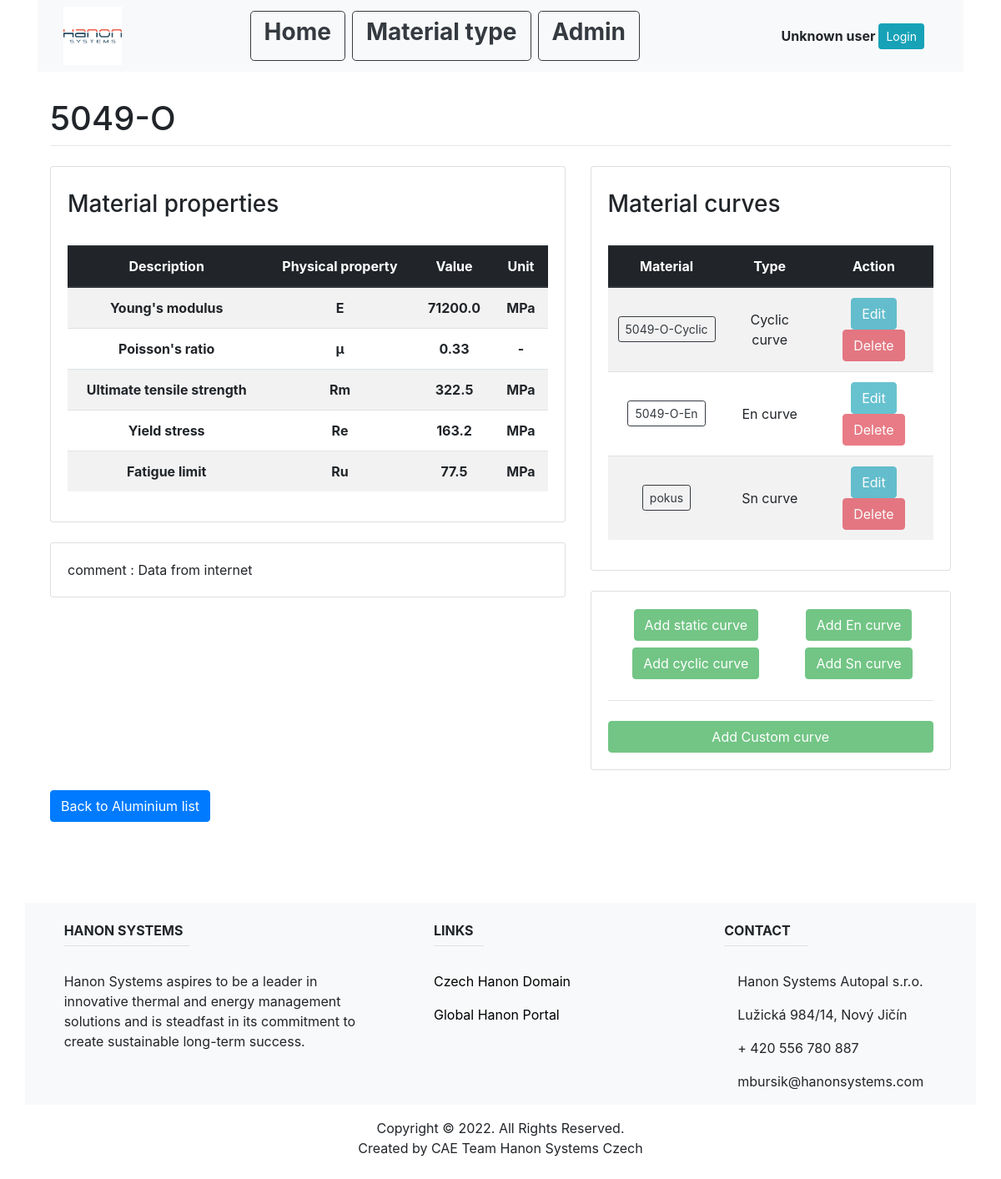
/material_type_list/steel_al/1/35, run on an earlier commit of the app's database.
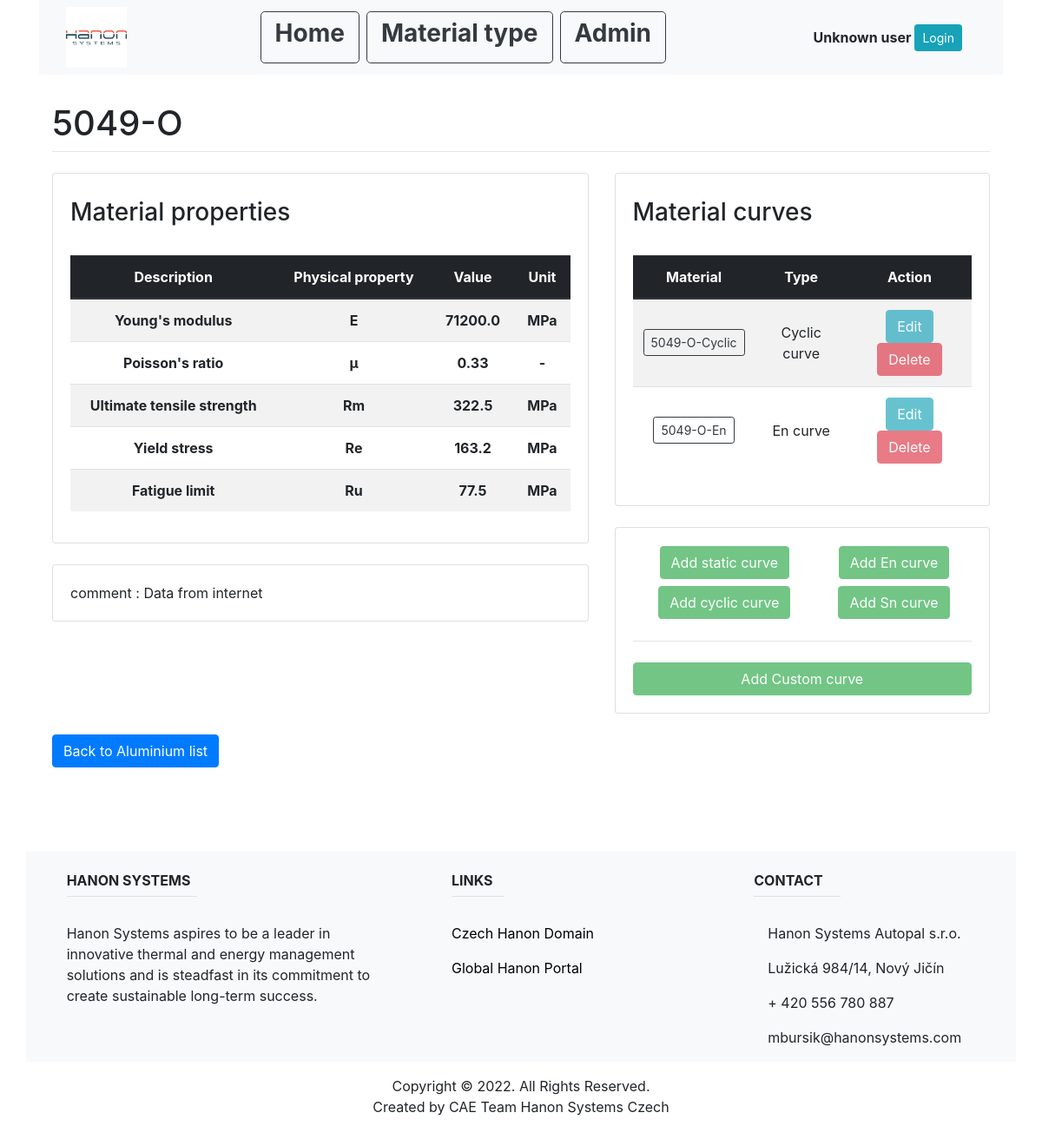
And on a later commit of the database.
### main/models.py (models this page shows, shortened)
class Material(models.Model):
    name = models.CharField(max_length=200, unique=True)
    E = models.FloatField()
    nu = models.FloatField()
    Rm = models.FloatField()
    Re = models.FloatField()
    Ru = models.FloatField()
    comment = models.CharField(blank=True, max_length=1000)
    material_type_id = models.ForeignKey(MaterialType, on_delete=models.CASCADE)

class CyclicCurve(models.Model):
    curve_type = "Cyclic curve"
    name = models.CharField(max_length=200, unique=True)
    K = models.FloatField(max_length=200)
    n = models.FloatField(max_length=200)
    comment = models.CharField(max_length=1000, blank=True)
    material_id = models.ForeignKey(Material, on_delete=models.CASCADE)

class EnCurve(models.Model):
    curve_type = "En curve"
    name = models.CharField(max_length=200, unique=True)
    Sf = models.FloatField()
    b = models.FloatField()
    c = models.FloatField()
    Ef = models.FloatField()
    comment = models.CharField(max_length=1000, blank=True)
    material_id = models.ForeignKey(Material, on_delete=models.CASCADE)

class SnCurve(models.Model):
    curve_type = "Sn curve"
    name = models.CharField(max_length=200, unique=True)
    Sa = models.CharField(max_length=20000)
    Nf = models.CharField(max_length=20000)
    comment = models.CharField(max_length=1000, blank=True)
    material_id = models.ForeignKey(Material, on_delete=models.CASCADE)

class MaterialType(models.Model):
    name = models.CharField(max_length=200, unique=True)

### main/views.py (the view)
# urls.py: path('material_type_list/steel_al/<int:material_type_id>/<int:material_id>', views.material_info, name="material_info"),
def material_info(response, material_type_id, material_id):
    material_type = MaterialType.objects.get(pk=material_type_id)
    material_info = Material.objects.get(pk=material_id)
    c_curve = CyclicCurve.objects.filter(material_id=material_id)
    en_curve = EnCurve.objects.filter(material_id=material_id)
    sn_curve = SnCurve.objects.filter(material_id=material_id)
    s_curve = StaticCurve.objects.filter(material_id=material_id)
    custom_curve = MaterialCustomCurve.objects.filter(material_id=material_id)
    curve_ls = list(chain(c_curve, en_curve, sn_curve, s_curve, custom_curve))
    return render(response, "main/material_info.html", {
        "material_type": material_type,
        "material_info": material_info,
        "curve_ls": curve_ls,
    })

### main/templates/main/material_info.html (shortened to what this page needs)
{% extends "main/base.html" %}
{% block content %}
<br>
<div class="container">
  <div class="row">
    <div class="col-sm">
        <h1 class="mt-2">{{material_info.name}}</h1>
            <hr class="mt-0 mb-4">
    </div>
  </div>
  <div class="row">
    <div class="col-md-7">
    <div class="card card-body">
        <h3 class="mt-2">Material properties</h3>
        <br>
        <table class="table table-striped">
            <thead class="thead-dark">
            <tr>
                <th class="text-center align-middle" scope="col">Description</th>
                <th class="text-center align-middle" scope="col">Physical property</th>
                <th class="text-center align-middle" scope="col">Value</th>
                <th class="text-center align-middle" scope="col">Unit</th>
            </tr>
            </thead>
            <tbody>
            <tr>
                <th class="text-center align-middle" scope="row">Young's modulus</th>
                <th class="text-center align-middle" scope="row">E</th>
                <th class="text-center align-middle" scope="row">{{material_info.E}}</th>
                <th class="text-center align-middle" scope="row">MPa</th>
            </tr>
            <tr>
                <th class="text-center align-middle" scope="row">Poisson's ratio</th>
                <th class="text-center align-middle" scope="row">μ</th>
                <th class="text-center align-middle" scope="row">{{material_info.nu}}</th>
                <th class="text-center align-middle" scope="row">-</th>
            </tr>
            <tr>
                <th class="text-center align-middle" scope="row">Ultimate tensile strength</th>
                <th class="text-center align-middle" scope="row">Rm</th>
                <th class="text-center align-middle" scope="row">{{material_info.Rm}}</th>
                <th class="text-center align-middle" scope="row">MPa</th>
            </tr>
            <tr>
                <th class="text-center align-middle" scope="row">Yield stress</th>
                <th class="text-center align-middle" scope="row">Re</th>
                <th class="text-center align-middle" scope="row">{{material_info.Re}}</th>
                <th class="text-center align-middle" scope="row">MPa</th>
            </tr>
            <tr>
                <th class="text-center align-middle" scope="row">Fatigue limit</th>
                <th class="text-center align-middle" scope="row">Ru</th>
                <th class="text-center align-middle" scope="row">{{material_info.Ru}}</th>
                <th class="text-center align-middle" scope="row">MPa</th>
            </tr>
            </tbody>
        </table>
    </div>
    <br>
    <div class="col-md-14">
        <div class="card card-body">
            <p class="mb-0">comment : {{material_info.comment}}</p>
        </div>
    </div>
    </div>
    <div class="col-md-5 offset-md-0">
    <div class="card card-body">
      <h3 class="mt-2">Material curves</h3>
      <br>
      <table class="table table-striped">
         <thead class="thead-dark">
         <tr>
             <th class="text-center align-middle" scope="col">Material</th>
             <th class="text-center align-middle" scope="col">Type</th>
             <th class="text-center align-middle" scope="col">Action</th>
         </tr>
         </thead>
         <tbody>
             {% for item in curve_ls %}
             <tr>
                 <td class="text-center align-middle">
                     <a class="btn btn-outline-dark btn-sm" href="{%url 'curve_info' material_type.id material_info.id item.name%}">{{item.name}}</a>
                 </td>
                 <td class="text-center align-middle">{{item.curve_type}}</td>
                 {% if user.is_authenticated %}
                 <td class="text-center align-middle">
                   <a class="btn btn-info" href="{%url 'update_curve' material_type.id material_info.id item.name%}">Edit</a>
                   <a class="btn btn-danger" href="{%url 'delete_curve' material_type.id material_info.id item.name%}">Delete</a>
                 </td>
                 {% else %}
                 <td class="text-center align-middle">
                   <a class="btn btn-info disabled" href="{%url 'update_curve' material_type.id material_info.id item.name%}">Edit</a>
                   <a class="btn btn-danger disabled" href="{%url 'delete_curve' material_type.id material_info.id item.name%}">Delete</a>
                 </td>
                 {% endif %}
             </tr>
             {% empty %}
             <h5>Sorry no available data</h5>
             {% endfor %}
         </tbody>
       </table>
    </div>
    <br>
    <div class="col-md-14">
        <div class="card card-body">
            {% if user.is_authenticated %}
            <table>
                <td class="text-center align-middle">
                    <a class="btn btn-success " href="{%url 'create_static_curve' material_type.id material_info.id %}">Add static curve</a>
                    <h1></h1>
                    <a class="btn btn-success " href="{%url 'create_cyclic_curve' material_type.id material_info.id %}">Add cyclic curve</a>
                </td>
                <td class="text-center align-middle">
                    <a class="btn btn-success size=10" href="{%url 'create_en_curve' material_type.id material_info.id %}">Add En curve</a>
                    <h1></h1>
                    <a class="btn btn-success " href="{%url 'create_sn_curve' material_type.id material_info.id %}">Add Sn curve</a>
                </td>
            </table>
            <br>
            <hr class="mt-0 mb-4">
            <a class="btn btn-success " href="{%url 'create_custom_curve' material_type.id material_info.id %}">Add Custom curve</a>
            {% else %}
            <table>
                <td class="text-center align-middle">
                    <a class="btn btn-success disabled" href="{%url 'create_static_curve' material_type.id material_info.id %}">Add static curve</a>
                    <a class="btn btn-success disabled" href="{%url 'create_cyclic_curve' material_type.id material_info.id %}">Add cyclic curve</a>
                </td>
                <td class="text-center align-middle">
                    <a class="btn btn-success disabled" href="{%url 'create_en_curve' material_type.id material_info.id %}">Add En curve</a>
                    <a class="btn btn-success disabled" href="{%url 'create_sn_curve' material_type.id material_info.id %}">Add Sn curve</a>
                </td>
            </table>
            <br>
            <hr class="mt-0 mb-4">
            <a class="btn btn-success disabled" href="{%url 'create_custom_curve' material_type.id material_info.id %}">Add Custom curve</a>
            {% endif %}
        </div>
    </div>
  </div>
  </div>
</div>
<br>
<div class="container">
    <a class="btn btn-primary" href="{%url 'material_list' material_type.id%}">Back to {{material_type.name}} list</a>
</div>
{% endblock %}

### main/templates/main/base.html (shortened to what this page needs)
<!DOCTYPE html>
<html lang="en">
{% load static %}
<head>
    <link rel="stylesheet" href="https://stackpath.bootstrapcdn.com/bootstrap/4.1.3/css/bootstrap.min.css">
</head>
<body>
<div class="container">
    <nav class="navbar navbar-expand-lg navbar-light bg-light">
        <div class =container>
              <img src="{% static 'main/images/hanon.png' %}" width="70" height="70" alt="">
          <div class="collapse navbar-collapse" id="navbarNav">
            <ul class="navbar-nav mx-auto">
              <li class="nav-item">
                <a class="btn btn-outline-dark btn-lg mr-2" href="/"><h3><strong>Home</strong></h3></a>
              </li>
              <li class="nav-item">
                <a class="btn btn-outline-dark btn-lg mr-2" href="/material_type_list"><h3><strong>Material type</strong></h3></a>
              </li>
              <li class="nav-item">
                <a class="btn btn-outline-dark btn-lg" href="/admin"><h3><strong>Admin</strong></h3></a>
              </li>
            </ul>
              <ul class="navbar-nav">
              {% if user.is_authenticated %}
              <li class="nav-item">
                <div class="container">
                    <table>
                    <th class="text-center align-middle" scope="row">{{ user.username }}</th>
                    <th><br><br></th>
                    <th class="text-center align-middle" scope="row"><a class="btn btn-info btn-sm" href="{% url 'logout' %}">Logout</a></th>
                    </table>
                </div>
              </li>
              {% else %}
              <li class="nav-item">
                  <div class="container">
                    <table>
                    <th class="text-center align-middle" scope="row">Unknown user</th>
                    <th><br><br></th>
                    <th class="text-center align-middle" scope="row"><a class="btn btn-info btn-sm" href="{% url 'login' %}">Login</a></th>
                    </table>
                </div>
              </li>
              {% endif %}
            </ul>
          </div>
      </div>
    </nav>
</div>
<div class="container">
    {% block content %}
    {% endblock %}
</div>
<footer class="page-footer font-small unique-color-dark">
  <div style="background-color: white;">
    <div class="container">
      <div class="row py-4 d-flex align-items-center">
        <div class="col-md-6 col-lg-7 text-center text-md-right">
        </div>
      </div>
    </div>
  </div>
  <div class="container text-center text-md-left mt-5">
    <div class="row mt-3 bg-light" >
      <div class="col-md-3 col-lg-4 col-xl-4 mx-auto mb-4">
        <br>
        <h6 class="text-uppercase font-weight-bold">Hanon systems</h6>
        <hr class="deep-purple accent-2 mb-4 mt-0 d-inline-block mx-auto" style="width: 150px;">
        <p>Hanon Systems aspires to be a leader in innovative thermal and energy management solutions and is steadfast in its commitment to create sustainable long-term success.</p>
      </div>
      <div class="col-md-3 col-lg-2 col-xl-3 mx-auto mb-4">
        <br>
        <h6 class="text-uppercase font-weight-bold">Links</h6>
        <hr class="deep-purple accent-2 mb-4 mt-0 d-inline-block mx-auto" style="width: 60px;">
        <p>
          <a href="http://www.autopal.visteon.com/" style="color:black">Czech Hanon Domain</a>
        </p>
        <p>
          <a href="http://portal.hanonsystems.com/" style="color:black">Global Hanon Portal</a>
        </p>
      </div>
      <div class="col-md-4 col-lg-3 col-xl-3 mx-auto mb-md-0 mb-4">
        <br>
        <h6 class="text-uppercase font-weight-bold">Contact</h6>
        <hr class="deep-purple accent-2 mb-4 mt-0 d-inline-block mx-auto" style="width: 100px;">
        <p>
           Hanon Systems Autopal s.r.o.</p>
        <p>
          Lužická 984/14, Nový Jičín</p>
        <p>
          + 420 556 780 887</p>
        <p>
          mbursik@hanonsystems.com</p>
      </div>
    </div>
  </div>
  <div class="footer-copyright text-center py-3">Copyright © 2022. All Rights Reserved.
    <p>Created by CAE Team Hanon Systems Czech</p>
  </div>
</footer>
 </body>
</html>

What changed in the data, as far as the page shows it:
removed SnCurve: name "pokus", curve_type "Sn curve"
